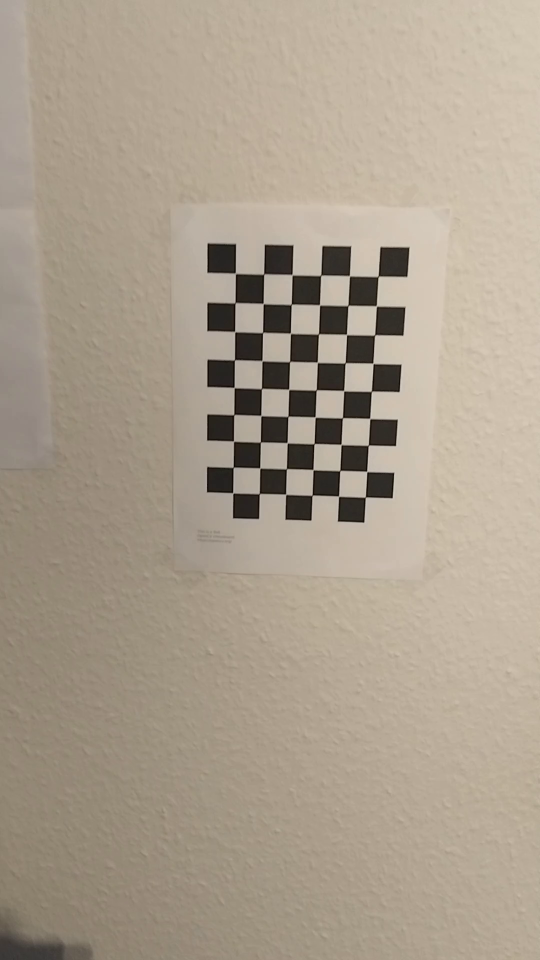
#> input picture calibrateCamera/ccalphotos/phone/vlcsnap-2025-04-22-20h20m34s896.png, 1080 x 1920 px (shown at 1/2 size); its folder holds only this picture in this run
$ python calibrate.py
#> lines starting #> are read from the running program, lines starting #| are printed output that depends on the picture; after the words box and inside, x2 and y2 are one past the last pixel; in counts of white or black regions, pixels touching at a corner belong together; long printed decimals are rounded
import cv2
import numpy as np
import os
import glob

# Defining the dimensions of checkerboard
CHECKERBOARD = (6,9)
criteria = (cv2.TERM_CRITERIA_EPS + cv2.TERM_CRITERIA_MAX_ITER, 30, 0.001)

# Creating vector to store vectors of 3D points for each checkerboard image
objpoints = []
# Creating vector to store vectors of 2D points for each checkerboard image
imgpoints = []


# Defining the world coordinates for 3D points
objp = np.zeros((1, CHECKERBOARD[0] * CHECKERBOARD[1], 3), np.float32)
objp[0,:,:2] = np.mgrid[0:CHECKERBOARD[0], 0:CHECKERBOARD[1]].T.reshape(-1, 2)
prev_img_shape = None

# Extracting path of individual image stored in a given directory
images = glob.glob('calibrateCamera/ccalphotos/phone/*.png')
for fname in images:
    img = cv2.imread(fname)
#> img is the input picture: shape (1920, 1080, 3); mean B, G, R 141.8, 158.5, 170.8
    gray = cv2.cvtColor(img,cv2.COLOR_BGR2GRAY)
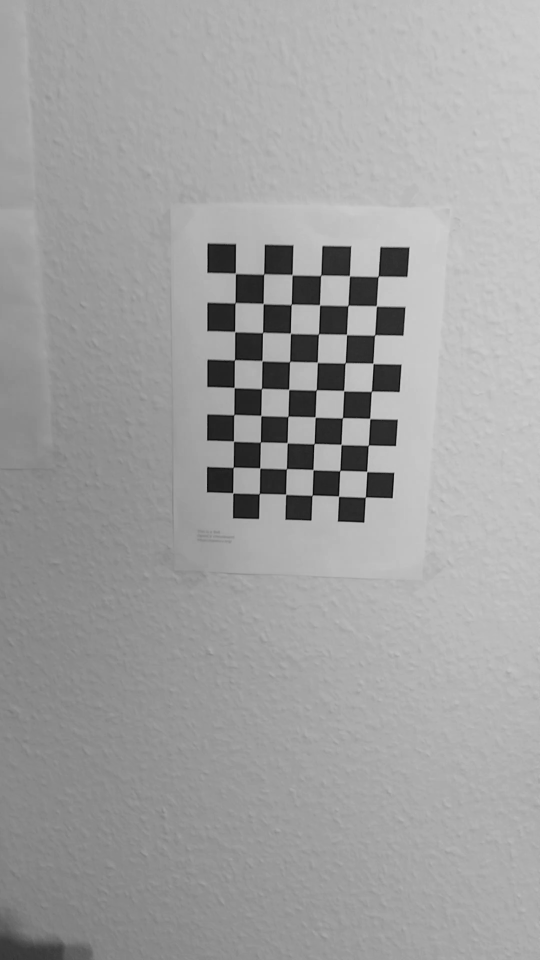
#> gray: shape (1920, 1080) (shown at 1/2 size); min 0, max 210, mean 160.1
    # Find the chess board corners
    # If desired number of corners are found in the image then ret = true
    ret, corners = cv2.findChessboardCorners(gray, CHECKERBOARD, cv2.CALIB_CB_ADAPTIVE_THRESH + cv2.CALIB_CB_FAST_CHECK + cv2.CALIB_CB_NORMALIZE_IMAGE)
#> ret = True; corners = 54 rows, first 8: [470.4, 548.5], [528.5, 549], [585.1, 549.1], [640.8, 549.9], [699.3, 552.3], [756.2, 551.5], [469.2, 605.2], [526.3, 608.4]

    """
    If desired number of corner are detected,
    we refine the pixel coordinates and display
    them on the images of checker board
    """
    if ret == True:
        objpoints.append(objp)
        # refining pixel coordinates for given 2d points.
        corners2 = cv2.cornerSubPix(gray, corners, (11,11),(-1,-1), criteria)
#> corners2 = 54 rows, first 8: [471.2, 547.1], [527.9, 548.5], [584.6, 550], [641.9, 551], [699.4, 552], [756.7, 553.1], [470.5, 605.9], [526.7, 607.6]

        imgpoints.append(corners2)

        # Draw and display the corners
        img = cv2.drawChessboardCorners(img, CHECKERBOARD, corners2, ret)
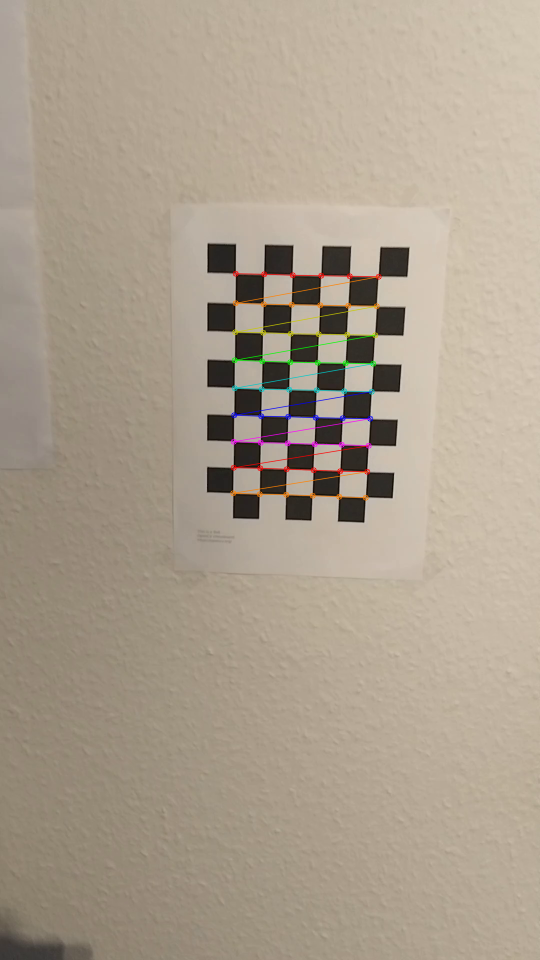
#> img: shape (1920, 1080, 3) (shown at 1/2 size); 0.89% of pixels changed, all inside (x1, y1, x2, y2) = (460, 541, 764, 1002)
    #resize

    resized_img = cv2.resize(img,(1366,768))
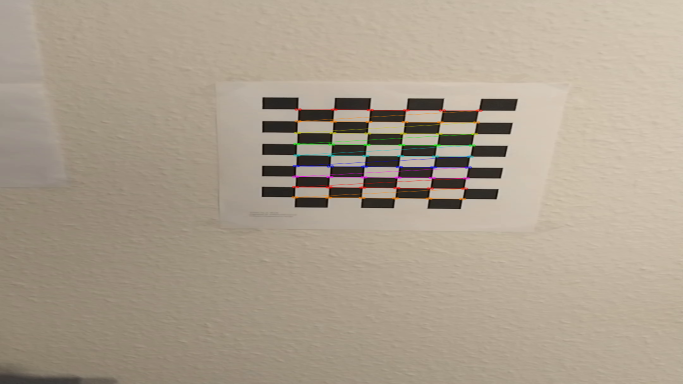
#> resized_img: shape (768, 1366, 3) (shown at 1/2 size); mean B, G, R 141.7, 158.4, 170.9
    cv2.imshow('img',resized_img)
    cv2.waitKey(0)

cv2.destroyAllWindows()

h,w = img.shape[:2]

"""
Performing camera calibration by
passing the value of known 3D points (objpoints)
and corresponding pixel coordinates of the
detected corners (imgpoints)
"""
ret, mtx, dist, rvecs, tvecs = cv2.calibrateCamera(objpoints, imgpoints, gray.shape[::-1], None, None)
#> ret = 0.17; mtx = [[861.8, 0, 569.2], [0, 847, 896.5], [0, 0, 1]]; dist = [[0.116, -0.608, -0.0114, -0.000903, 1.37]]; rvecs = ([0.113, 0.0237, 0.0301],); tvecs = ([-1.72, -6.22, 15.42],)
np.savez('phone_calibration.npz', mtx=mtx, dist=dist, rvecs=rvecs, tvecs=tvecs)


print("Camera matrix : \n")
print(mtx)
#| [[861.750   0.         569.199]
#|  [  0.         847.004 896.471]
#|  [  0.           0.           1.        ]]
print("dist : \n")
print(dist)
#| [[ 1.16487202e-01 -6.07715064e-01 -1.14003673e-02 -9.02957208e-04
#|    1.37152544e+00]]
print("rvecs : \n")
print(rvecs)
#| (array([[0.1133],
#|        [0.02372],
#|        [0.03007]]),)
print("tvecs : \n")
print(tvecs)
#| (array([[-1.722],
#|        [-6.217],
#|        [15.421]]),)

$ run again, on calibrateCamera/ccalphotos/phone/vlcsnap-2025-04-22-20h20m56s534.png
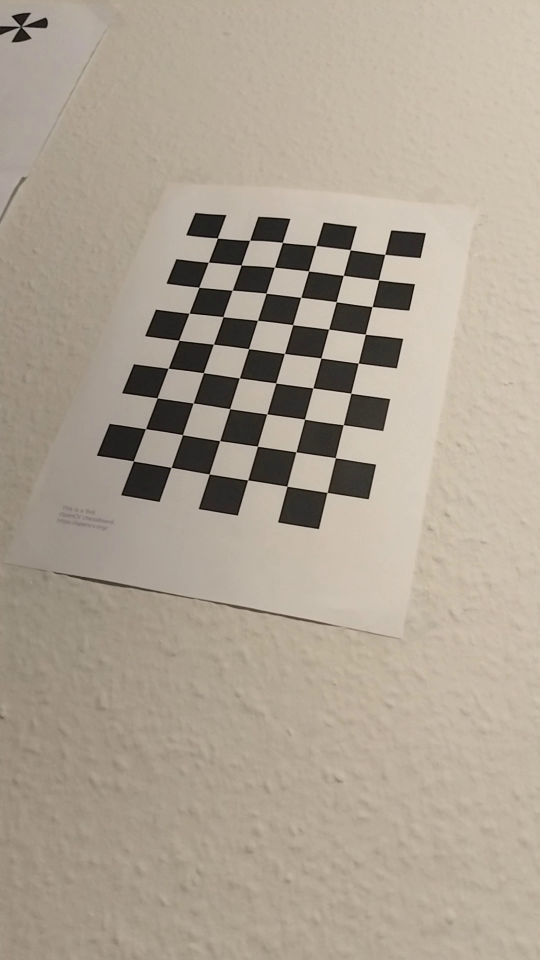
#> input picture calibrateCamera/ccalphotos/phone/vlcsnap-2025-04-22-20h20m56s534.png, 1080 x 1920 px (shown at 1/2 size)
#> img is the input picture: shape (1920, 1080, 3); mean B, G, R 145.9, 161.3, 172.7
#> `gray = cv2.cvtColor(img,cv2.COLOR_BGR2GRAY)`:
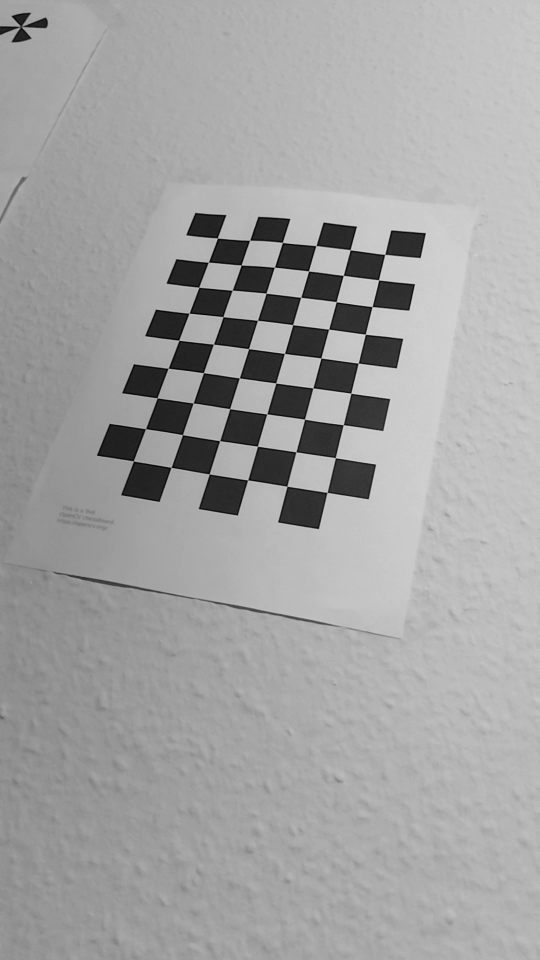
#> gray: shape (1920, 1080) (shown at 1/2 size); min 0, max 217, mean 162.9
#> `ret, corners = cv2.findChessboardCorners(gray, CHECKERBOARD, cv2.CALIB..`: ret = True; corners = 54 rows, first 8: [435.3, 476.7], [499.7, 481], [565.5, 485.2], [632.7, 492.2], [701, 499.6], [770.4, 509.4], [417.4, 525.1], [482, 530.9]
#> corners2 = 54 rows, first 8: [435.2, 476.5], [499.7, 481], [565.2, 485.4], [632.4, 491.7], [700.7, 500.1], [770, 509.3], [417.1, 524.8], [482.7, 530.5]
#> img: shape (1920, 1080, 3); 1.11% of pixels changed, all inside (x1, y1, x2, y2) = (261, 470, 777, 992)
#> `resized_img = cv2.resize(img,(1366,768))`:
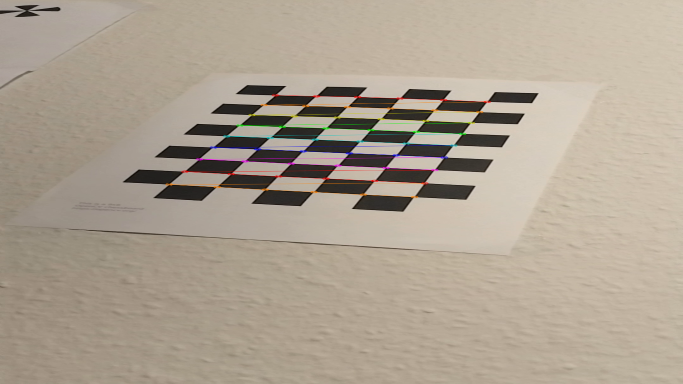
#> resized_img: shape (768, 1366, 3) (shown at 1/2 size); mean B, G, R 145.8, 161.3, 172.9
#> `ret, mtx, dist, rvecs, tvecs = cv2.calibrateCamera(objpoints, imgpoint..`: ret = 0.853; mtx = [[1103.8, 0, 664.3], [0, 957.6, 875.2], [0, 0, 1]]; dist = [[0.0575, -0.183, 0.0179, -0.00236, -0.523]]; rvecs = ([-0.273, 0.113, 0.191],); tvecs = ([-3.38, -6.89, 16.09],)
#| [[1.10377017e+03 0.00000000e+00 6.64293138e+02]
#|  [0.00000000e+00 9.57593090e+02 8.75160222e+02]
#|  [0.00000000e+00 0.00000000e+00 1.00000000e+00]]
#| [[ 0.05752  -0.1834  0.01792 -0.002355 -0.5226]]
#| (array([[-0.2734],
#|        [ 0.1133],
#|        [ 0.1908]]),)
#| (array([[-3.380 ],
#|        [-6.886],
#|        [16.090]]),)
